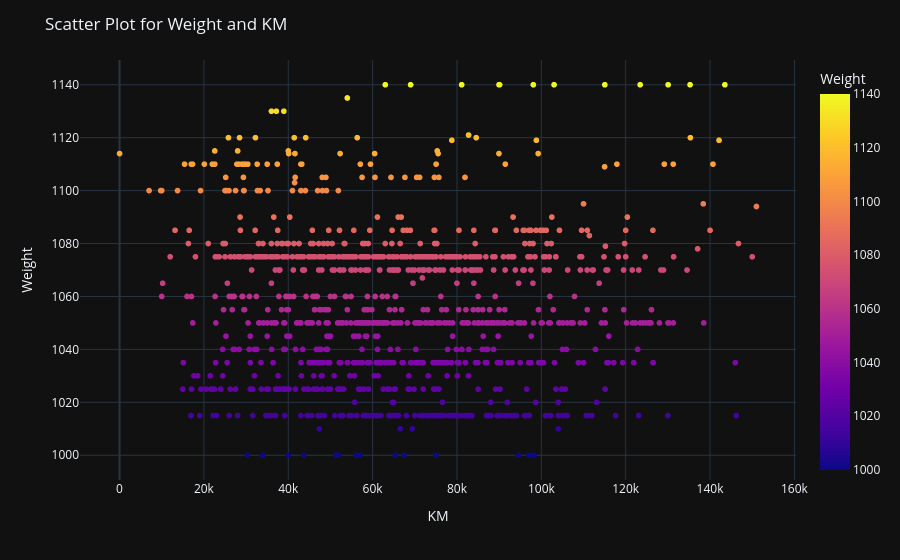

Source (notebook cell):
### Code cell
fig = px.scatter(df,y='Weight',x='KM',template='plotly_dark',color='Weight') #Finding the coreelation between weight and km
fig.update_layout(title='Scatter Plot for Weight and KM')
fig.show()

### Figure 1 — Plotly figure (JSON) as saved in the notebook; plotly's stock layout.template omitted (floating-point values rounded to 4 significant figures; data arrays with more than 128 entries replaced by an {"elided": "..."} marker saying what was removed)
{"data": [{"hovertemplate": "KM=%{x}<br>Weight=%{marker.color}<extra></extra>", "legendgroup": "", "marker": {"color": {"elided": "1098 int values"}, "coloraxis": "coloraxis", "symbol": "circle"}, "mode": "markers", "name": "", "showlegend": false, "type": "scattergl", "x": {"elided": "1098 int values"}, "xaxis": "x", "y": {"elided": "1098 int values"}, "yaxis": "y"}], "layout": {"autosize": true, "coloraxis": {"colorbar": {"title": {"text": "Weight"}}, "colorscale": [[0, "#0d0887"], [0.1111, "#46039f"], [0.2222, "#7201a8"], [0.3333, "#9c179e"], [0.4444, "#bd3786"], [0.5556, "#d8576b"], [0.6667, "#ed7953"], [0.7778, "#fb9f3a"], [0.8889, "#fdca26"], [1, "#f0f921"]]}, "legend": {"tracegroupgap": 0}, "margin": {"t": 60}, "title": {"text": "Scatter Plot for Weight and KM"}, "xaxis": {"anchor": "y", "autorange": true, "domain": [0, 1], "range": [-9762.0, 160800.0], "title": {"text": "KM"}, "type": "linear"}, "yaxis": {"anchor": "x", "autorange": true, "domain": [0, 1], "range": [989.2, 1151.0], "title": {"text": "Weight"}, "type": "linear"}}}
